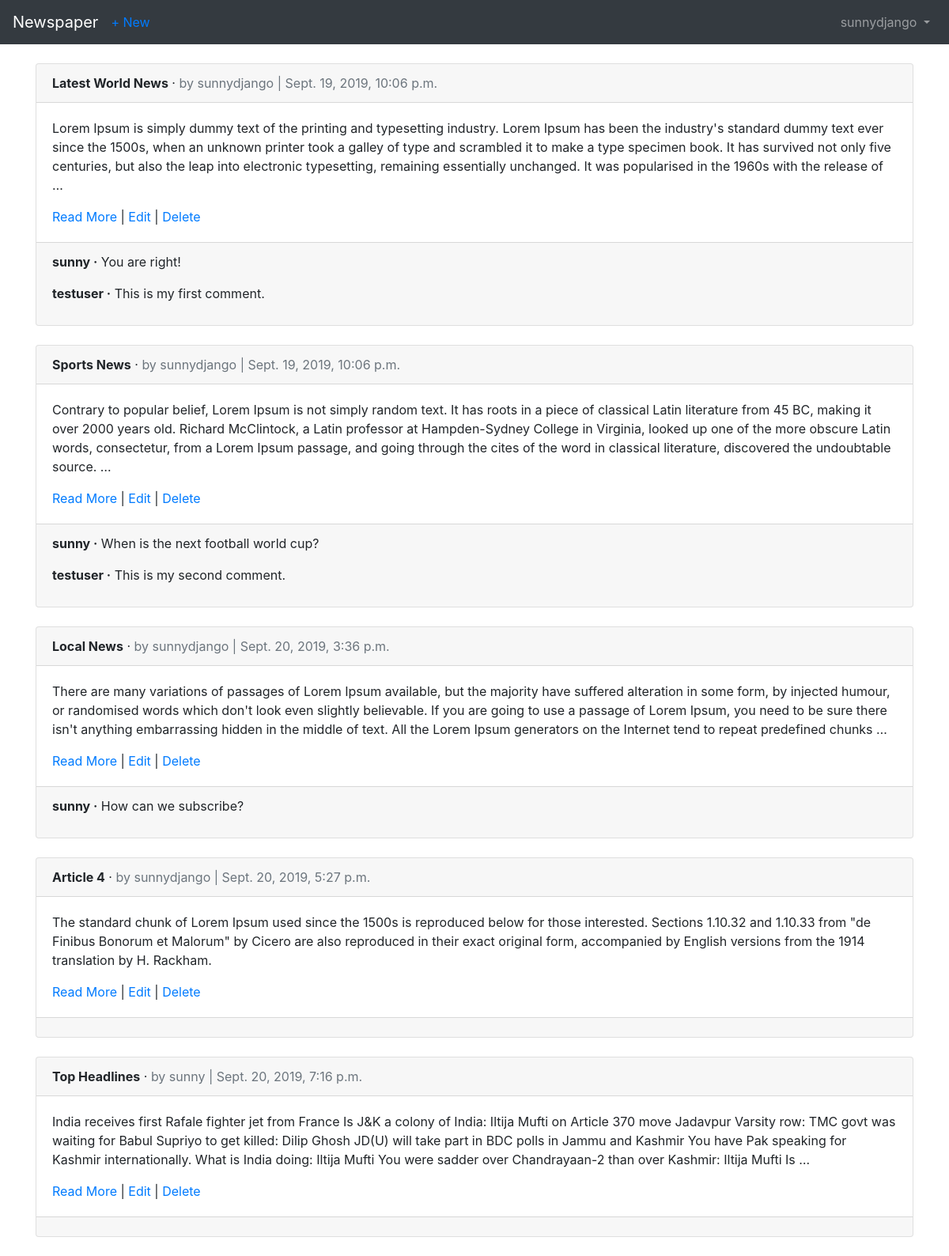
/articles/ (signed in), run on the app's committed database.
### users/models.py (models this page shows)
class CustomUser(AbstractUser):
    age = models.PositiveIntegerField(null=True, blank=True)

### articles/models.py (models this page shows, shortened)
class Article(models.Model):
    title = models.CharField(max_length=255)
    body = models.TextField()
    date = models.DateTimeField(auto_now_add=True)
    author = models.ForeignKey(
            get_user_model(),
            on_delete=models.CASCADE,
    )

class Comment(models.Model):
    article = models.ForeignKey(
            Article,
            on_delete=models.CASCADE,
            related_name='comments',
    )
    comment = models.CharField(max_length=150)
    author = models.ForeignKey(
            get_user_model(),
            on_delete=models.CASCADE,
    )
    def __str__(self):
        return self.comment

### articles/views.py (the view)
# urls.py: path('', ArticleListView.as_view(), name='article_list'),
class ArticleListView(LoginRequiredMixin, ListView):
    model = Article
    template_name = 'article_list.html'
    login_url = 'login'

### templates/article_list.html (shortened to what this page needs)
{% extends 'base.html' %}
{% block content %}
{% for article in object_list %}
	<div class="card">
	<div class="card-header">
	<span class="font-weight-bold">{{ article.title }}</span> &middot;
	<span class="text-muted">by {{ article.author }} |
	{{ article.date }}</span>
	</div>
	<div class="card-body">
	<p>{{ article.body|truncatewords:70 }}</p>
	<a href="{% url 'article_detail' article.pk %}">Read More</a> | <a href="{% url 'article_edit' article.pk %}">Edit</a> |  <a href="{% url 'article_delete' article.pk %}">Delete</a>
	</div>
	<div class="card-footer">
	{% for comment in article.comments.all %}
		 <p>
		 <span class="font-weight-bold">{{ comment.author }} &middot;</span>
		 {{ comment }}
		 </p>
	{% endfor %}
	</div>
	</div>
	<br/>
{% endfor %}
{% endblock content %}

### templates/base.html (shortened to what this page needs)
<!doctype html>
<html lang="en">
<head>
<link rel="stylesheet" href="https://stackpath.bootstrapcdn.com/bootstrap/4.1.3/css/bootstrap.min.css">
</head>
<body>
<nav class="navbar navbar-expand-md navbar-dark bg-dark mb-4">
<a class="navbar-brand" href="{% url 'home' %}">Newspaper</a>
{% if user.is_authenticated %}
<ul class="navbar-nav mr-auto">
<li class="nav-item"><a href="{% url 'article_new' %}">+ New</a></li>
</ul>
{% endif %}
<div class="collapse navbar-collapse" id="navbarCollapse">
{% if user.is_authenticated %}
<ul class="navbar-nav ml-auto">
<li class="nav-item">
<a class="nav-link dropdown-toggle" href="#" id="userMenu"
data-toggle="dropdown" aria-haspopup="true"
aria-expanded="false">
{{ user.username }}
</a>
</li>
</ul>
{% endif %}
</div>
</nav>
<div class="container">
{% block content %}
{% endblock content %}
</div>
</body>
</body>
</html>

### data on the page
CustomUser: username "sunnydjango"
Article: title "Latest World News", author "sunnydjango", date "Sept. 19, 2019, 10:06 p.m.", body "Lorem Ipsum is simply dummy text of the printing and typesetting industry. Lorem Ipsum has been the industry's standard dummy text ever since the 1500s, when an unknown printer took a galley of type and scrambled it to make a type specimen book. It has survived not only five centuries, but also the leap into electronic typesetting, remaining essentially unchanged. It was popularised in the 1960s with the release of …"
Comment: author "sunny", comment "You are right!"
Comment: author "testuser", comment "This is my first comment."
Article: title "Sports News", author "sunnydjango", date "Sept. 19, 2019, 10:06 p.m.", body "Contrary to popular belief, Lorem Ipsum is not simply random text. It has roots in a piece of classical Latin literature from 45 BC, making it over 2000 years old. Richard McClintock, a Latin professor at Hampden-Sydney College in Virginia, looked up one of the more obscure Latin words, consectetur, from a Lorem Ipsum passage, and going through the cites of the word in classical literature, discovered the undoubtable source. …"
Comment: author "sunny", comment "When is the next football world cup?"
Comment: author "testuser", comment "This is my second comment."
Article: title "Local News", author "sunnydjango", date "Sept. 20, 2019, 3:36 p.m.", body "There are many variations of passages of Lorem Ipsum available, but the majority have suffered alteration in some form, by injected humour, or randomised words which don't look even slightly believable. If you are going to use a passage of Lorem Ipsum, you need to be sure there isn't anything embarrassing hidden in the middle of text. All the Lorem Ipsum generators on the Internet tend to repeat predefined chunks …"
Comment: author "sunny", comment "How can we subscribe?"
Article: title "Article 4", author "sunnydjango", date "Sept. 20, 2019, 5:27 p.m.", body "The standard chunk of Lorem Ipsum used since the 1500s is reproduced below for those interested. Sections 1.10.32 and 1.10.33 from \"de Finibus Bonorum et Malorum\" by Cicero are also reproduced in their exact original form, accompanied by English versions from the 1914 translation by H. Rackham."
Article: title "Top Headlines", author "sunny", date "Sept. 20, 2019, 7:16 p.m.", body "India receives first Rafale fighter jet from France Is J&K a colony of India: Iltija Mufti on Article 370 move Jadavpur Varsity row: TMC govt was waiting for Babul Supriyo to get killed: Dilip Ghosh JD(U) will take part in BDC polls in Jammu and Kashmir You have Pak speaking for Kashmir internationally. What is India doing: Iltija Mufti You were sadder over Chandrayaan-2 than over Kashmir: Iltija Mufti Is …"
